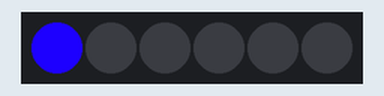
The sketch below on a simulated Arduino Uno, built with avr-gcc and run on an emulated ATmega328P. On the bench: 6 RGB LEDs in strip order, left to right. Random numbers use the default seed unless the sketch sets one.

Above: at 0.1 s.
At 4.1 s:
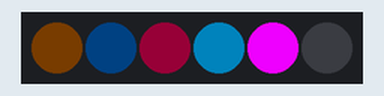
At 9.1 s:
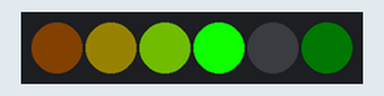
At 19.1 s:
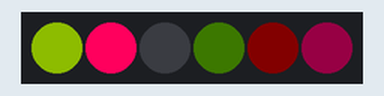
At 28.1 s:
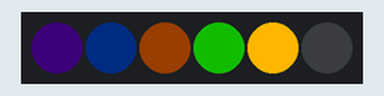
At 38.2 s:
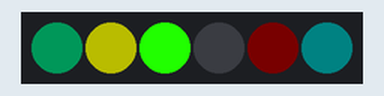
Timing chart, 0 to 40.0 s (numbered marks = the images above):
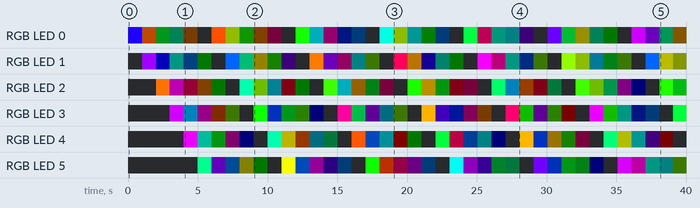

Measured:
- by itself, RGB LED 0: off → RGB(29, 0, 255) at 0.00 s, → RGB(76, 30, 0) 1.0 s later, → RGB(0, 22, 4) 1.0 s later, → RGB(0, 6, 4) 1.0 s later, … (40 changes in this stretch)
- by itself, RGB LED 1: off → RGB(161, 0, 255) at 1.0 s, → RGB(2, 0, 76) 1.0 s later, → RGB(0, 22, 19) 1.0 s later, → RGB(0, 3, 6) 1.0 s later, … (39 changes in this stretch)
- what the display in image 1 shows lasts 1.0 s, from 4.0 s to 5.0 s

The sketch:

rgb_hsv_hon.ino
```cpp
// WS2812用のライブラリ
#include <Adafruit_NeoPixel.h>

// WS2812のピクセル数
const int numOfPixels = 6;

// WS2812の個数、データ端子に接続したピンの番号、モード
Adafruit_NeoPixel pixels = Adafruit_NeoPixel(numOfPixels, 12, NEO_GRB + NEO_KHZ800);

// 各ピクセルの明度
float value[numOfPixels];

// 現在の番号
int currentNum = 0;

void setup()
{
  // 各ピクセルの明度を初期化
  for (int pixelNum = 0; pixelNum < numOfPixels; pixelNum++) {
    value[pixelNum] = 0;
  }

  // WS2812をスタート
  pixels.begin();

  // 全体の輝度を設定（255で明るすぎれば小さな値にする）
  pixels.setBrightness(255);
}

void loop()
{
  // 各ピクセルをアップデート
  for (int pixelNum = 0; pixelNum < numOfPixels; pixelNum++) {
    // もしピクセル番号が現在の番号と同じなら
    if (pixelNum == currentNum) {
      // ピクセルの明度を最大値にセット
      value[pixelNum] = 1;
    }
    // それ以外であれば
    else {
      // ピクセルの明度を減衰させる
      value[pixelNum] = value[pixelNum] * 0.3;
    }

    // HSV色空間で各ピクセルの色を指定してからRGB色空間に変換
    // Hue（色相）：全ピクセルで1周するように等分
    // Saturation（彩度）：最大値の1で固定
    // Value（明度）：ピクセル番号と現在の番号が同じ時に最大でその後減衰
    float hue = (float)random(360) / (float)360;
    int red, green, blue;
    hsv2rgb(hue, 1.0, value[pixelNum], red, green, blue);

    // ピクセルのRGB値をセット
    pixels.setPixelColor(pixelNum, red, green, blue);
  }

  // アップデートしたピクセルの値を送信
  pixels.show();

  // 現在の番号を更新（ピクセル数以上になったら0に折り返す）
  currentNum = (currentNum + 1) % numOfPixels;

  // 次のループ開始まで25ms待つ
  delay(1000);
}

// HSV色空間からRGB色空間に変換
void hsv2rgb(float h, float s, float v,
             int& r, int& g, int& b) {
  float phase, ofs, d1, d2, d3;

  if (s == 0) {
    r = floor(v * 255);
    g = floor(v * 255);
    b = floor(v * 255);
  }
  else {
    phase = (h - floor(h)) * 6;
    ofs = phase - floor(phase);
    d1 = v * (1 - s);
    d2 = v * (1 - s * ofs);
    d3 = v * (1 - s * (1 - ofs));
    switch ((int)phase) {
      case 0:
        r = floor(v * 255);
        g = floor(d3 * 255);
        b = floor(d1 * 255);
        break;
      case 1:
        r = floor(d2 * 255);
        g = floor(v * 255);
        b = floor(d1 * 255);
        break;
      case 2:
        r = floor(d1 * 255);
        g = floor(v * 255);
        b = floor(d3 * 255);
        break;
      case 3:
        r = floor(d1 * 255);
        g = floor(d2 * 255);
        b = floor(v * 255);
        break;
      case 4:
        r = floor(d3 * 255);
        g = floor(d1 * 255);
        b = floor(v * 255);
        break;
      case 5:
        r = floor(v * 255);
        g = floor(d1 * 255);
        b = floor(d2 * 255);
        break;
    }
  }
}
```
